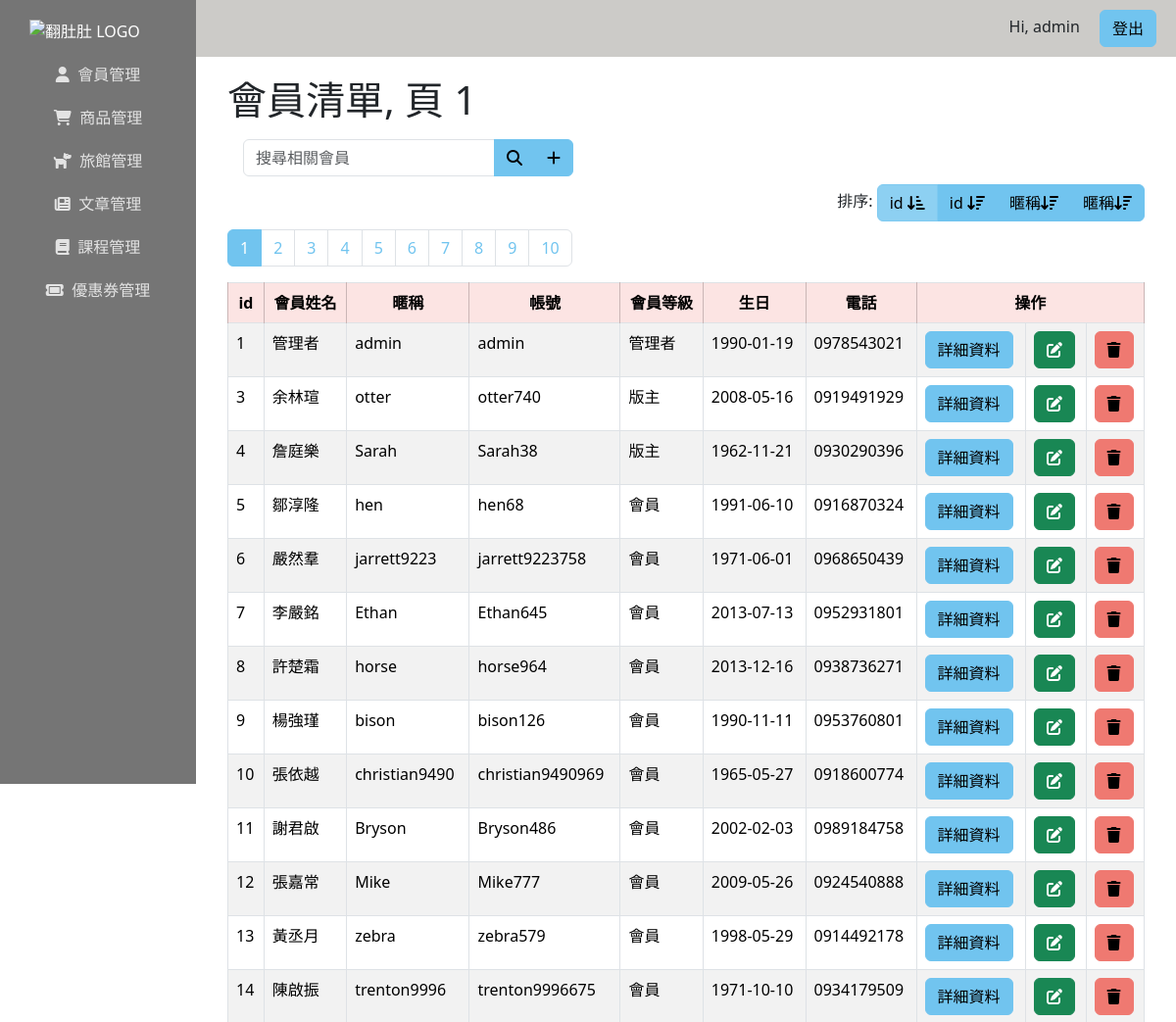
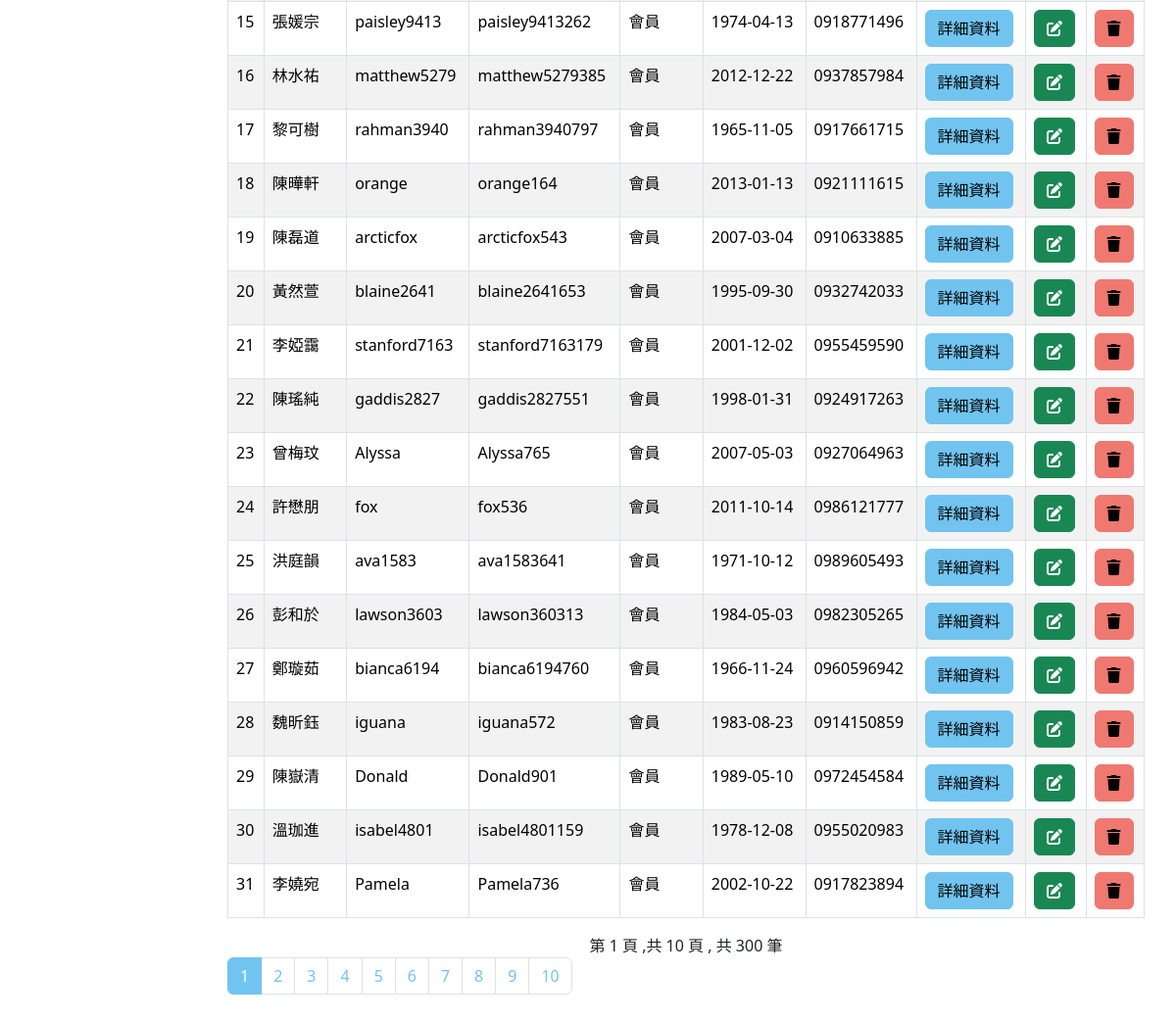
The page /Member/users.php?page=1&order=1 (signed in) on the database its author committed (2 pictures, top to bottom).
### tables this page shows
CREATE TABLE `users` (
  `id` int(6) UNSIGNED NOT NULL,
  `name` varchar(50) NOT NULL,
  `nickname` varchar(50) NOT NULL,
  `account` varchar(50) NOT NULL,
  `password_hash` varchar(60) NOT NULL,
  `gender` varchar(10) NOT NULL,
  `user_level` tinyint(1) UNSIGNED NOT NULL,
  `valid` tinyint(3) NOT NULL DEFAULT 1,
  `dob` date NOT NULL,
  `tel` varchar(20) NOT NULL,
  `email` varchar(50) NOT NULL,
  `avatar` varchar(50) NOT NULL,
  `avatar_file` varchar(150) NOT NULL,
  `address` varchar(100) NOT NULL,
  `adr_city` tinyint(4) NOT NULL,
  `adr_district` int(3) UNSIGNED NOT NULL,
  `created_at` datetime NOT NULL DEFAULT current_timestamp(),
  `deleted_at` datetime DEFAULT NULL
);

### Member/users.php (the view, shortened to what this page needs)
<?php
require_once("/xampp/htdocs/Fundodo/db_connect.php");
$sqlALL = "SELECT * FROM users WHERE valid = 1";
$resultAll = $conn->query($sqlALL);
$allUserCount = $resultAll->num_rows;
if (isset($_GET["search"])) {
    $search = $_GET["search"];
    $sql = "SELECT id, name, nickname, account, password_hash, email, gender, user_level, valid, 	dob, tel, email , created_at, deleted_at FROM users WHERE (id LIKE '%$search%' OR account LIKE '%$search%' OR nickname LIKE '%$search%'OR name LIKE '%$search%'OR tel LIKE '%$search%') AND valid = 1";
    $pageTitle = "$search 的搜尋結果";
} else if (isset($_GET["page"]) && isset($_GET["order"])) {
    $page = $_GET["page"];
    $perPage = 30;
    $firstItem = ($page - 1) * $perPage;
    $pageCount = ceil($allUserCount / $perPage);
    $order = $_GET["order"];
    switch ($order) {
        case 1:
            $orderClause = "ORDER BY id ASC";
            break;
    }
    $sql = $sql = "SELECT * FROM users WHERE valid=1 $orderClause LIMIT $firstItem, $perPage";
    $pageTitle = "會員清單, 頁 $page";
} else {
    $sql = "SELECT id, name, email, tel FROM users WHERE valid = 1";
    $pageTitle = "會員清單";
    header("location: users.php?page=1&order=1");
}
$result = $conn->query($sql);
$rows = $result->fetch_all(MYSQLI_ASSOC);
$userCount = $result->num_rows;
if (isset($_GET["page"])) {
    $userCount = $allUserCount;
}
?>
<!doctype html>
<html lang="en">
<head>
    <?php include("/xampp/htdocs/Fundodo/tools/common-head.php"); ?>
</head>
<body>
    <div class="d-flex">
        <?php include("/xampp/htdocs/Fundodo/dashboard/dashboard-aside.php"); ?>
        <div class="w-100">
            <?php include("/xampp/htdocs/Fundodo/dashboard/dashboard-header.php"); ?>
            <div class="db_content">
                <div class="container">
                    <h1><?= $pageTitle ?></h1>
                    <div class="py-2">
                        <div class="d-flex justify-content-start gap-3">
                            <div class="d-flex gap-3">
                                <form action="">
                                    <div class="input-group">
                                        <input type="text" class="form-control" placeholder="搜尋相關會員" name="search">
                                        <button class="btn btn-primary" type="submit"><i class="fa-solid fa-magnifying-glass"></i>
                                        </button>
                                        <a href="create-user.php" class="btn btn-primary">
                                            <i class="fa-solid fa-plus"></i>
                                        </a>
                                    </div>
                                </form>
                            </div>
                        </div>
                    </div>
                    <div class="pb-2 d-flex justify-content-end">
                        <?php if (isset($_GET["page"])) : ?>
                            <div>
                                排序: <div class="btn-group">
                                    <a href="?page=<?= $page ?>&order=1" class="btn btn-primary
                    <?php
                            if ($order == 1) echo "active";
                    ?>
                    ">id <i class="fa-solid fa-arrow-down-short-wide"></i></a>
                                    <a href="?page=<?= $page ?>&order=2" class="btn btn-primary   <?php
                                                                                                    if ($order == 2) echo "active";
                                                                                                    ?>">id <i class="fa-solid fa-arrow-down-wide-short"></i></a>
                                    <a href="?page=<?= $page ?>&order=3" class="btn btn-primary <?php
                                                                                                if ($order == 3) echo "active"; ?>">暱稱<i class="fa-solid fa-arrow-down-wide-short"></i></a>
                                    <a href="?page=<?= $page ?>&order=4" class="btn btn-primary <?php
                                                                                                if ($order == 4) echo "active"; ?>">暱稱<i class="fa-solid fa-arrow-down-wide-short"></i></a>
                                </div>
                            </div>
                        <?php endif; ?>
                    </div>
                    <?php if (isset($_GET["page"])) : ?>
                        <nav aria-label="Page navigation example">
                            <ul class="pagination">
                                <?php for ($i = 1; $i <= $pageCount; $i++) : ?>
                                    <li class="page-item <?php if ($i == $page) echo "active" ?>">
                                        <a class="page-link" href="?page=<?= $i ?>&order=<?= $order ?>"><?= $i ?></a>
                                    </li>
                                <?php endfor; ?>
                            </ul>
                        </nav>
                    <?php endif; ?>
                    <?php if ($result->num_rows > 0) : ?>
                        <table class="table table-striped table-bordered table-hover">
                            <thead>
                                <tr>
                                    <th class="text-center table-danger">id</th>
                                    <th class="text-center table-danger">會員姓名</th>
                                    <th class="text-center table-danger">暱稱</th>
                                    <th class="text-center table-danger">帳號</th>
                                    <th class="text-center table-danger">會員等級</th>
                                    <th class="text-center table-danger">生日</th>
                                    <th class="text-center table-danger">電話</th>
                                    <th class="text-center table-danger" colspan="3">操作</th>
                                </tr>
                            </thead>
                            <tbody>
                                <?php foreach ($rows as $user) : ?>
                                    <tr>
                                        <td><?= $user["id"] ?></td>
                                        <td><?= $user["name"] ?></td>
                                        <td><?= $user["nickname"] ?></td>
                                        <td><?= $user["account"] ?></td>
                                        <td><?= ($user["user_level"] == 20) ? "管理者" : (($user["user_level"] == 3) ? "版主" : "會員") ?></td>
                                        <td><?= $user["dob"] ?></td>
                                        <td><?= $user["tel"] ?></td>
                                        <td><a class="btn btn-primary" href="user.php?id=<?= $user["id"] ?>">詳細資料</a></td>
                                        <td><a class="btn btn-success" href="user-edit.php?id=<?= $user["id"] ?>" title="編輯使用者"><i class="fa-solid fa-pen-to-square"></i></a></td>
                                        <td><button class="btn btn-danger" title="刪除使用者" data-bs-toggle="modal" data-bs-target="#deleteModal"><i class="fa-solid fa-trash"></i></button></td>
                                    </tr>
                                <?php endforeach; ?>
                            </tbody>
                        </table>
                        <div class="text-center">
                            <?php if (!isset($_GET["search"])) : ?>
                                第 <?= $page ?> 頁 ,共 <?= $pageCount ?> 頁 , 共 <?= $userCount ?> 筆
                            <?php endif; ?>
                        </div>
                        <?php if (isset($_GET["page"])) : ?>
                            <nav aria-label="Page navigation example">
                                <ul class="pagination">
                                    <?php for ($i = 1; $i <= $pageCount; $i++) : ?>
                                        <li class="page-item <?php if ($i == $page) echo "active" ?>">
                                            <a class="page-link" href="?page=<?= $i ?>&order=<?= $order ?>"><?= $i ?></a>
                                        </li>
                                    <?php endfor; ?>
                                </ul>
                            </nav>
                        <?php endif; ?>
                    <?php else : ?>
                        沒有使用者
                    <?php endif; ?>
                </div>
            </div>
        </div>
    </div>
</body>
</html>

### rows shown on the page
users: id "1", name "管理者", nickname "admin", account "admin", user_level "管理者", dob "1990-01-19", tel "0978543021"
users: id "3", name "余林瑄", nickname "otter", account "otter740", user_level "版主", dob "2008-05-16", tel "0919491929"
users: id "4", name "詹庭樂", nickname "Sarah", account "Sarah38", user_level "版主", dob "1962-11-21", tel "0930290396"
users: id "5", name "鄒淳隆", nickname "hen", account "hen68", user_level "會員", dob "1991-06-10", tel "0916870324"
users: id "6", name "嚴然羣", nickname "jarrett9223", account "jarrett9223758", user_level "會員", dob "1971-06-01", tel "0968650439"
users: id "7", name "李嚴銘", nickname "Ethan", account "Ethan645", user_level "會員", dob "2013-07-13", tel "0952931801"
users: id "8", name "許楚霜", nickname "horse", account "horse964", user_level "會員", dob "2013-12-16", tel "0938736271"
users: id "9", name "楊強瑾", nickname "bison", account "bison126", user_level "會員", dob "1990-11-11", tel "0953760801"
users: id "10", name "張依越", nickname "christian9490", account "christian9490969", user_level "會員", dob "1965-05-27", tel "0918600774"
users: id "11", name "謝君啟", nickname "Bryson", account "Bryson486", user_level "會員", dob "2002-02-03", tel "0989184758"
users: id "12", name "張嘉常", nickname "Mike", account "Mike777", user_level "會員", dob "2009-05-26", tel "0924540888"
users: id "13", name "黃丞月", nickname "zebra", account "zebra579", user_level "會員", dob "1998-05-29", tel "0914492178"
users: id "14", name "陳啟振", nickname "trenton9996", account "trenton9996675", user_level "會員", dob "1971-10-10", tel "0934179509"
users: id "15", name "張媛宗", nickname "paisley9413", account "paisley9413262", user_level "會員", dob "1974-04-13", tel "0918771496"
users: id "16", name "林水祐", nickname "matthew5279", account "matthew5279385", user_level "會員", dob "2012-12-22", tel "0937857984"
users: id "17", name "黎可樹", nickname "rahman3940", account "rahman3940797", user_level "會員", dob "1965-11-05", tel "0917661715"
users: id "18", name "陳曄軒", nickname "orange", account "orange164", user_level "會員", dob "2013-01-13", tel "0921111615"
users: id "19", name "陳磊道", nickname "arcticfox", account "arcticfox543", user_level "會員", dob "2007-03-04", tel "0910633885"
users: id "20", name "黃然萱", nickname "blaine2641", account "blaine2641653", user_level "會員", dob "1995-09-30", tel "0932742033"
users: id "21", name "李婭靄", nickname "stanford7163", account "stanford7163179", user_level "會員", dob "2001-12-02", tel "0955459590"
users: id "22", name "陳瑤純", nickname "gaddis2827", account "gaddis2827551", user_level "會員", dob "1998-01-31", tel "0924917263"
users: id "23", name "曾梅玟", nickname "Alyssa", account "Alyssa765", user_level "會員", dob "2007-05-03", tel "0927064963"
users: id "24", name "許懋朋", nickname "fox", account "fox536", user_level "會員", dob "2011-10-14", tel "0986121777"
users: id "25", name "洪庭韻", nickname "ava1583", account "ava1583641", user_level "會員", dob "1971-10-12", tel "0989605493"
users: id "26", name "彭和於", nickname "lawson3603", account "lawson360313", user_level "會員", dob "1984-05-03", tel "0982305265"
users: id "27", name "鄭璇茹", nickname "bianca6194", account "bianca6194760", user_level "會員", dob "1966-11-24", tel "0960596942"
users: id "28", name "魏昕鈺", nickname "iguana", account "iguana572", user_level "會員", dob "1983-08-23", tel "0914150859"
users: id "29", name "陳嶽清", nickname "Donald", account "Donald901", user_level "會員", dob "1989-05-10", tel "0972454584"
users: id "30", name "溫珈進", nickname "isabel4801", account "isabel4801159", user_level "會員", dob "1978-12-08", tel "0955020983"
users: id "31", name "李嬈宛", nickname "Pamela", account "Pamela736", user_level "會員", dob "2002-10-22", tel "0917823894"

### other values the page prints
$_SESSION["user"]["nickname"] "admin"
$pageTitle "會員清單, 頁 1"
$page "1"
$pageCount "10"
$userCount "300"
